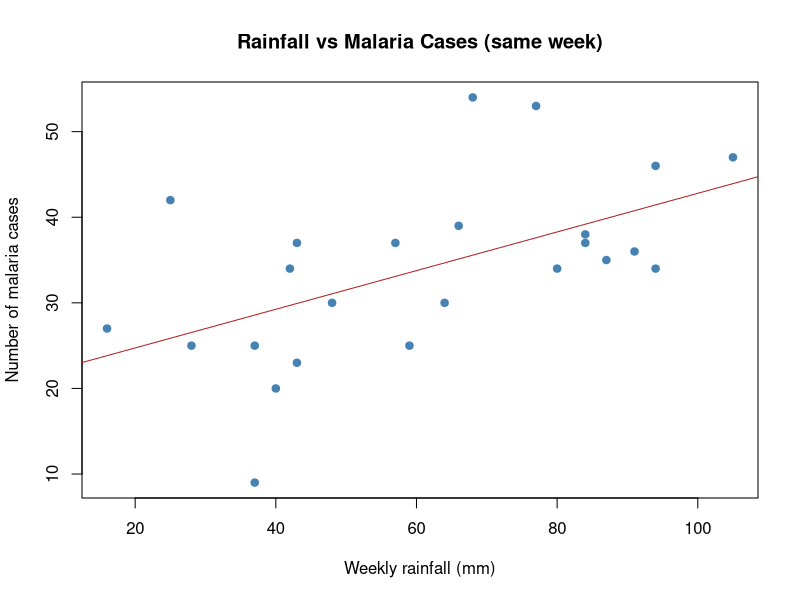
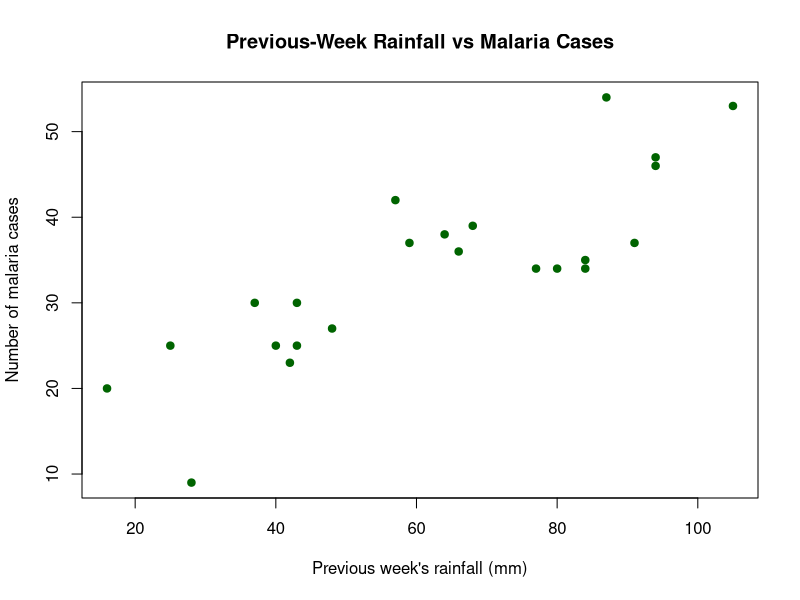

Generate these figures, in order, with R:
# Pair 2 — Rainfall and Malaria Cases
# Research question: What relationship exists between rainfall and
# malaria cases in the synthetic dataset?

# 1. Load the data
data <- read.csv("malaria_data.csv")

# 2. Average weekly rainfall
average_rainfall <- mean(data$rainfall_mm)

# 4. Correlation between rainfall and malaria cases (same week)
correlation <- cor(data$rainfall_mm, data$malaria_cases)

cat("Average weekly rainfall (mm):", round(average_rainfall, 1), "\n")
cat("Same-week correlation:       ", round(correlation, 2), "\n")

# 5. Positive or negative?
direction <- ifelse(correlation > 0, "positive", "negative")
cat("The relationship is", direction, "\n")

# 3. Scatterplot of rainfall against malaria cases
plot(
  data$rainfall_mm, data$malaria_cases,
  pch = 19, col = "steelblue",
  main = "Rainfall vs Malaria Cases (same week)",
  xlab = "Weekly rainfall (mm)",
  ylab = "Number of malaria cases"
)
abline(lm(malaria_cases ~ rainfall_mm, data = data), col = "firebrick")

# 6. Bonus: previous-week rainfall vs current-week cases
data$previous_rainfall <- c(NA, head(data$rainfall_mm, -1))

lagged_correlation <- cor(
  data$previous_rainfall,
  data$malaria_cases,
  use = "complete.obs"
)
cat("Lagged (previous-week) correlation:", round(lagged_correlation, 2), "\n")

plot(
  data$previous_rainfall, data$malaria_cases,
  pch = 19, col = "darkgreen",
  main = "Previous-Week Rainfall vs Malaria Cases",
  xlab = "Previous week's rainfall (mm)",
  ylab = "Number of malaria cases"
)

# 7. Main observation:
# Average rainfall was about 61.2 mm per week. Same-week rainfall and
# cases are positively correlated (r = 0.55). The link is much stronger
# with the previous week's rainfall (r = 0.83). That matches how the data was
# simulated: cases depend on last week's rain. Synthetic data only, so
# this is not a real epidemiological finding.
